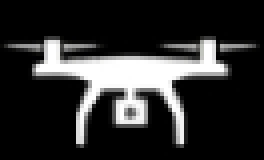
#> input picture image.jpg, 66 x 40 px (shown 4 times larger)
$ python multiple_following.py
#> lines starting #> are read from the running program, lines starting #| are printed output that depends on the picture
# Create a simulation tool about multiple-vehicle tracking using UAV
# Author: HaiLV
# Email: levanhai2206@gmail.com
# Date: 10/06/2020

import cv2
import numpy as np
import time

# Define a vehicle with line trajectory
class lineTrajectory:
    'linear equations: y=ax+b '
    def __init__(self, startx, a, b, color: (0, 0, 0), speed: int):
        self.startx=startx
        self.a=a
        self.b=b
        self.color=color
        self.speed=speed
        self.current_coordinate = (int(startx),int(a*startx+b))
        self.trajectory=[self.current_coordinate]

    def update(self):
        cur_x, cur_y = self.current_coordinate
        new_x = cur_x + self.speed
        new_y = self.a*new_x +self.b
        new_coordinate = (int(new_x),int(new_y))
        self.trajectory.append(new_coordinate)
        self.current_coordinate=new_coordinate

    def UAVmoveForward(self, UAVspeed):
        cur_x, cur_y = self.current_coordinate
        new_x = cur_x - UAVspeed
        new_y = cur_y
        new_coordinate = (int(new_x),int(new_y))
        self.current_coordinate = new_coordinate

    # def UAVturnRight(self, UAVspeed)

def drawVehicle(image: np.zeros((640,960,3), np.uint8), center_coordinates, color):

    # Radius of circle
    radius = 20

    # Line thickness of -1 px
    thickness = -1

    # Using cv2.circle() method
    # Draw a circle of red color of thickness -1 px
    image = cv2.circle(image, center_coordinates, radius, color, thickness)
    return image

def drawMotionVector(image, source, destination):
    # Green color in BGR
    color = (255, 255, 0)

    # Line thickness of 9 px
    thickness = 5

    # Using cv2.arrowedLine() method
    # Draw a diagonal green arrow line
    # with thickness of 9 px
    image = cv2.arrowedLine(image, source, destination, color, thickness)
    return image

def drawROI(image, start, end):
    # Blue color in BGR
    color = (0, 255, 255)

    # Line thickness of 2 px
    thickness = 2

    # Using cv2.rectangle() method
    # Draw a rectangle with blue line borders of thickness of 2 px
    image = cv2.rectangle(image, start, end, color, thickness)
    return image

# Find region of interest - bouding box
def findROI(list_vehicle_coordinates:list):
    start_point = ()
    end_point = ()
    x_min = 960
    x_max = 0
    y_min = 640
    y_max = 0
    for vehicle_coordinate in list_vehicle_coordinates:
        if x_max < vehicle_coordinate[0]:
            x_max = vehicle_coordinate[0]
        if x_min > vehicle_coordinate[0]:
            x_min = vehicle_coordinate[0]

        if y_max < vehicle_coordinate[1]:
            y_max = vehicle_coordinate[1]
        if y_min> vehicle_coordinate[1]:
            y_min = vehicle_coordinate[1]

        start_point = (x_min, y_min)
        end_point = (x_max, y_max)
    return (start_point, end_point)

def drawPointVehicle(image: np.zeros((640,960,3), np.uint8), center_coordinates, color):

    # Radius of circle
    radius = 20

    # Line thickness of -1 px
    thickness = -1

    # Using cv2.circle() method
    # Draw a circle of red color of thickness -1 px
    image = cv2.circle(image, center_coordinates, radius, color, thickness)
    return image

#Output video
fourcc = cv2.VideoWriter_fourcc(*'XVID')
output_movie = cv2.VideoWriter('simulation.mp4', fourcc, 10, (960, 640))

#initialization vehicles
vehicle1 = lineTrajectory(0, 0.1, 150, (255, 0, 0), 10)
vehicle2 = lineTrajectory(50, 0.115, 300, (0, 255, 0), 13)
vehicle3 = lineTrajectory(20, 0.11, 420, (0, 0, 255), 11)
vehicle4 = lineTrajectory(-40, 0.099, 320, (180, 80, 255), 10)

i=0
uav_speed = 0
uav_icon=cv2.imread('image.jpg',1)
#> uav_icon is the input picture: shape (40, 66, 3); mean B, G, R 45.6, 45.7, 45.7

#ACTION
while(1):
    i+=1
    frame = np.zeros((640,960,3), dtype=np.uint8)

    #Set Speed of Uav
    if i==50:
        uav_speed = 6
    #Put header text
    #Add icon UAV
    frame[0:40,400:466] = uav_icon
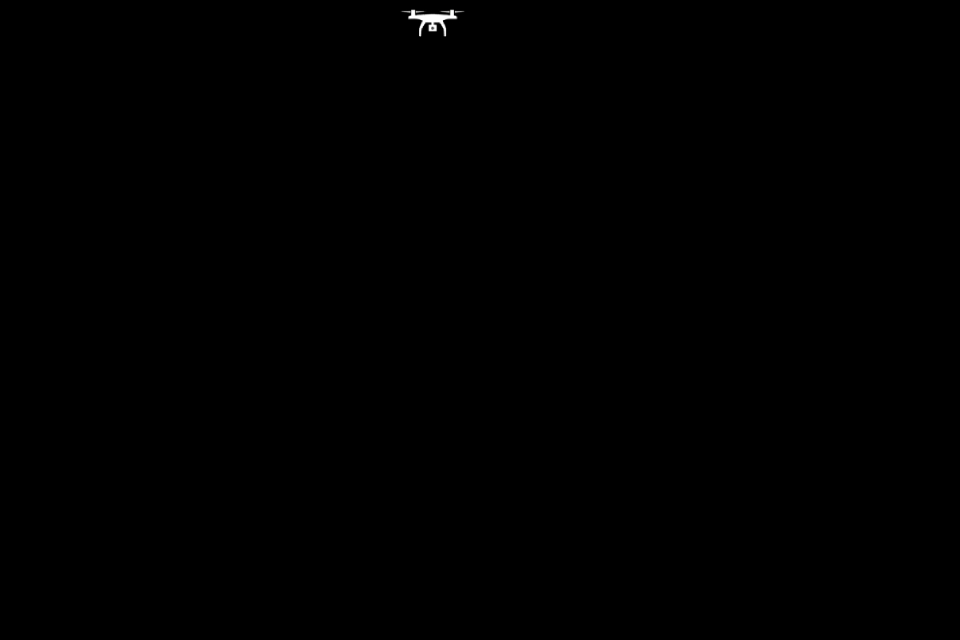
#> frame: shape (640, 960, 3); mean B, G, R 0.2, 0.2, 0.2

    frame = cv2.putText(frame, 'Speed: '+str(uav_speed)+'m/s', (500,30), cv2.FONT_HERSHEY_SIMPLEX , 0.6, (255,255,255), 1, cv2.LINE_AA)
    frame = cv2.putText(frame, 'H: 70m', (680,30), cv2.FONT_HERSHEY_SIMPLEX , 0.6, (255,255,255), 1, cv2.LINE_AA)
    frame = cv2.putText(frame, 'Time: '+str(i), (780,30), cv2.FONT_HERSHEY_SIMPLEX , 0.6, (255,255,255), 1, cv2.LINE_AA)
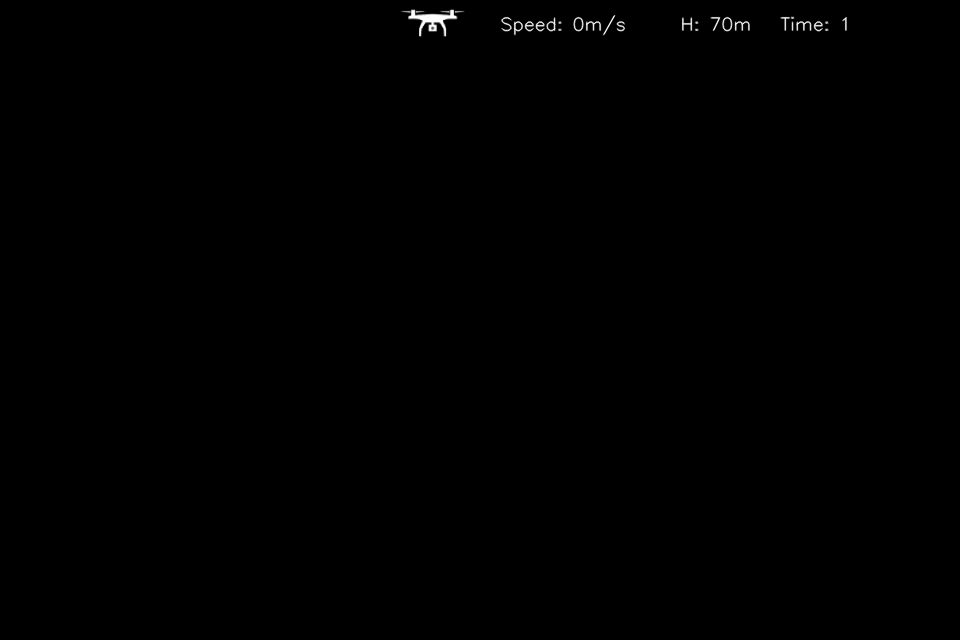
#> frame: shape (640, 960, 3); mean B, G, R 0.5, 0.5, 0.5

    list_vehicle = [vehicle1.current_coordinate, vehicle2.current_coordinate, vehicle3.current_coordinate, vehicle4.current_coordinate]

    frame = drawVehicle(frame, vehicle1.current_coordinate, vehicle1.color)
    vehicle1.update()
    vehicle1.UAVmoveForward(uav_speed)

    frame = drawVehicle(frame, vehicle2.current_coordinate, vehicle2.color)
    vehicle2.update()
    vehicle2.UAVmoveForward(uav_speed)

    frame = drawVehicle(frame, vehicle3.current_coordinate, vehicle3.color)
#> call 3 of drawVehicle, with center_coordinates = (20, 422), color = (0, 0, 255)
#> in drawVehicle (call 3), `image = cv2.circle(image, center_coordinates, radius, color, thickness)`:
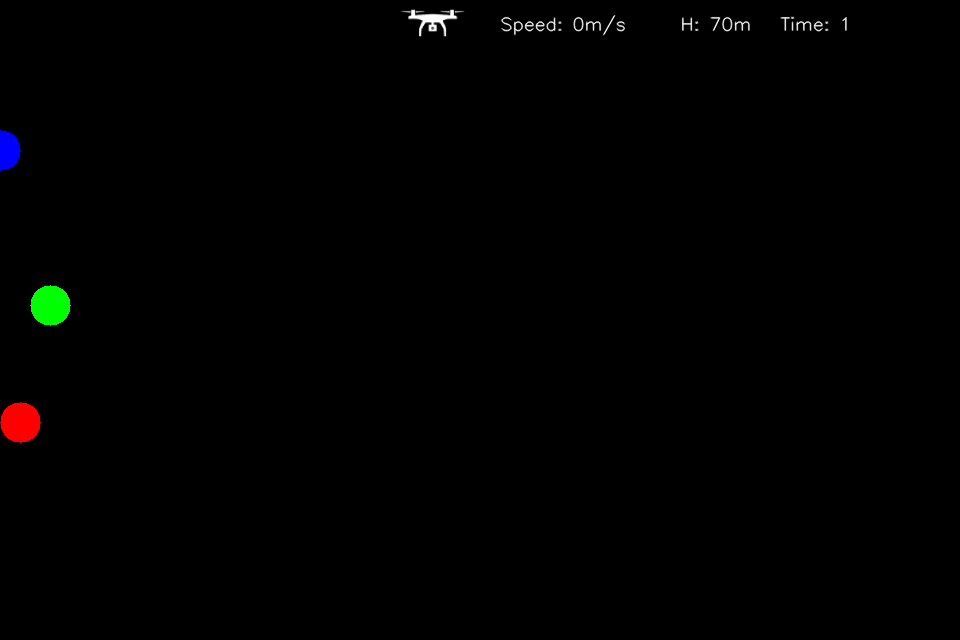
#> image: shape (640, 960, 3); mean B, G, R 0.8, 1, 1
    vehicle3.update()
    vehicle3.UAVmoveForward(uav_speed)

    frame = drawVehicle(frame, vehicle4.current_coordinate, vehicle4.color)
    vehicle4.update()
    vehicle4.UAVmoveForward(uav_speed)

    ROI = findROI(list_vehicle)
    xcenter_ROI = int((ROI[0][0]+ROI[1][0])/2)
    ycenter_ROI = int((ROI[0][1]+ROI[1][1])/2)
    center_ROI =(xcenter_ROI, ycenter_ROI)
    if i >20:
        drawROI(frame, ROI[0], ROI[1])
        frame = cv2.circle(frame, (480,320), 7, (255,255,255), 2)
    if i >30:
        drawMotionVector(frame, (480,320), center_ROI)

    if i>50:
        if xcenter_ROI - 480 > -20 and uav_speed <= 15:
            uav_speed+=2
        if xcenter_ROI - 480 < 20 and uav_speed >=8:
            uav_speed-=1


    print(uav_speed)
    print(findROI(list_vehicle))
    print(vehicle1.current_coordinate)

    cv2.imshow('frame',frame)
    output_movie.write(frame)
    time.sleep(0.2)
    # Press 'q' to quit
    if cv2.waitKey(1) == ord('q'):
#> (key q is pressed here)
        break

cv2.waitKey(0)
cv2.destroyAllWindows()
